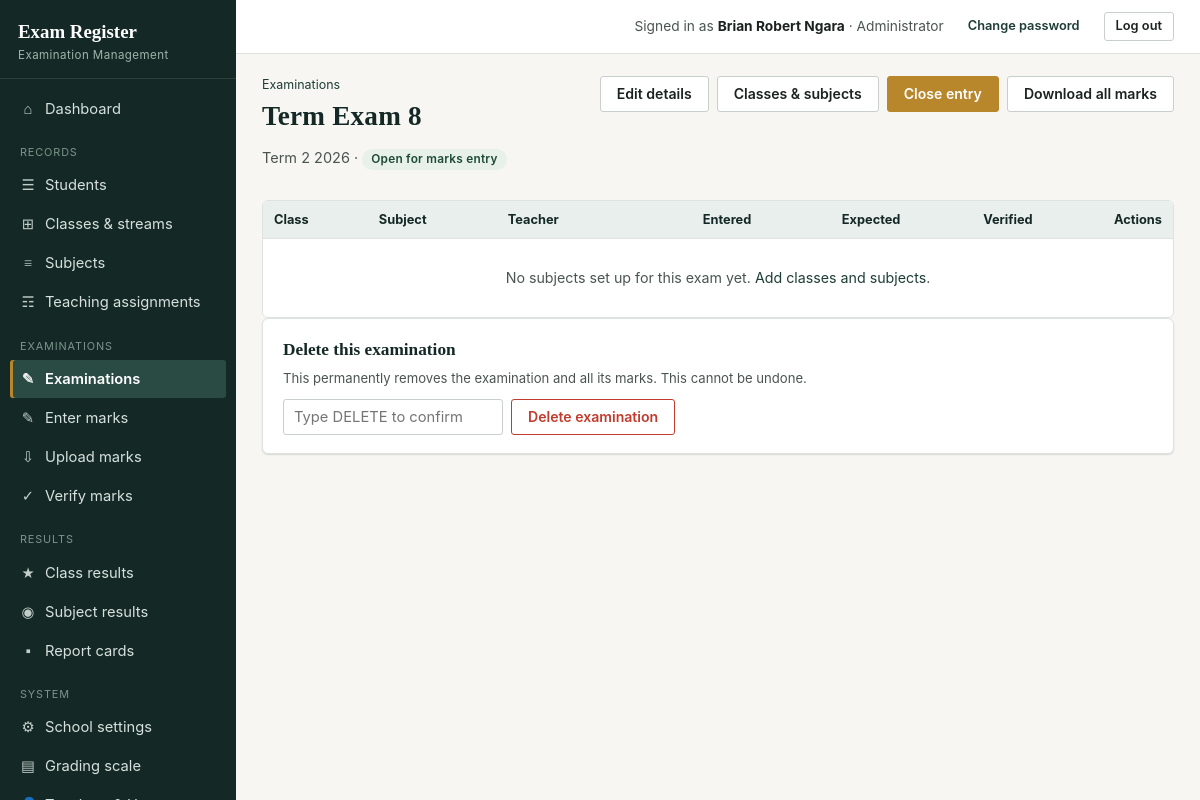
/exams/18 (signed in), run on the app's committed database.
### tables this page shows
CREATE TABLE settings(key TEXT PRIMARY KEY, value TEXT NOT NULL DEFAULT '');

CREATE TABLE users(
    id INTEGER PRIMARY KEY AUTOINCREMENT,
    username TEXT NOT NULL UNIQUE COLLATE NOCASE,
    full_name TEXT NOT NULL,
    initials TEXT NOT NULL DEFAULT '',
    password_hash TEXT NOT NULL,
    role TEXT NOT NULL DEFAULT 'teacher',
    phone TEXT NOT NULL DEFAULT '',
    active INTEGER NOT NULL DEFAULT 1,
    must_change_password INTEGER NOT NULL DEFAULT 0,
    created_at TEXT NOT NULL DEFAULT CURRENT_TIMESTAMP
, tsc_no TEXT NOT NULL DEFAULT '');

CREATE TABLE exams(
    id INTEGER PRIMARY KEY AUTOINCREMENT,
    name TEXT NOT NULL,
    term TEXT NOT NULL DEFAULT '',
    year INTEGER,
    out_of REAL NOT NULL DEFAULT 100,
    status TEXT NOT NULL DEFAULT 'open',
    closing_date TEXT NOT NULL DEFAULT '',
    opening_date TEXT NOT NULL DEFAULT '',
    created_at TEXT NOT NULL DEFAULT CURRENT_TIMESTAMP
);

### routes/exams.py (the view)
@bp.route("/exams/<int:eid>")
@login_required
def exam_detail(eid):
    exam = get_exam(eid)
    papers = paper_progress(eid)
    see_all = has_perm("exams.manage") or has_perm("marks.enter_all") or has_perm("marks.verify") \
        or has_perm("results.view_all")
    if not see_all:
        mine = teacher_papers()
        papers = [p for p in papers if (p["class_id"], p["subject_id"]) in mine]
    editable = {(p["class_id"], p["subject_id"]) for p in papers if can_enter_marks(p["class_id"], p["subject_id"])}
    return render_template("exam_detail.html", exam=exam, papers=papers, editable=editable, see_all=see_all)

### core.py (called while the page is built, shortened)
def connect():
    con = sqlite3.connect(DB_PATH, timeout=20)
    con.row_factory = sqlite3.Row
    con.execute("PRAGMA foreign_keys = ON")
    return con

def db():
    if "db" not in g:
        g.db = connect()
    return g.db

def q(sql, args=()):
    return db().execute(sql, args).fetchall()

def q1(sql, args=()):
    return db().execute(sql, args).fetchone()

def settings():
    if "settings" not in g:
        d = dict(DEFAULT_SETTINGS)
        for r in q("SELECT key,value FROM settings"):
            d[r["key"]] = r["value"]
        g.settings = d
    return g.settings

def csrf_token():
    if "csrf" not in session:
        session["csrf"] = secrets.token_hex(16)
    return session["csrf"]

def load_user():
    g.user = None
    uid = session.get("uid")
    if uid:
        u = q1("SELECT * FROM users WHERE id=? AND active=1", (uid,))
        if u:
            g.user = u
        else:
            session.pop("uid", None)

def has_perm(perm):
    u = g.get("user")
    if not u:
        return False
    if u["role"] == "admin":
        return True
    if "perms" not in g:
        g.perms = {r["perm"] for r in q(
            "SELECT perm FROM role_permissions WHERE role=?", (u["role"],))}
    return perm in g.perms

def is_admin():
    u = g.get("user")
    return bool(u and u["role"] == "admin")

def login_required(f):
    @functools.wraps(f)
    def wrapper(*a, **k):
        if not g.user:
            return redirect(url_for("auth.login", next=request.full_path.rstrip("?")))
        return f(*a, **k)
    return wrapper

def auto_backup_if_due():
    today = datetime.date.today().isoformat()
    if _last_auto_check["day"] == today:
        return

### routes/exams.py (called while the page is built)
def get_exam(eid):
    e = q1("SELECT * FROM exams WHERE id=?", (eid,))
    if not e:
        abort(404)
    return e

### templates/exam_detail.html (shortened to what this page needs)
{% extends "base.html" %}
{% block wide %} wide{% endblock %}
{% block content %}
<div class="page-head">
  <div><div class="eyebrow"><a href="{{ url_for('exams.exams') }}">Examinations</a></div>
  <h1>{{ exam.name }}</h1>
  <p class="lede">{{ exam.term }} {{ exam.year or '' }} &middot; <span class="badge {{ 'badge-green' if exam.status=='open' else 'badge-grey' }}">{{ 'Open for marks entry' if exam.status=='open' else 'Closed' }}</span></p></div>
  <div class="btn-row">
    {% if has_perm('exams.manage') %}
    <a href="{{ url_for('exams.exam_form', eid=exam.id) }}" class="btn">Edit details</a>
    <a href="{{ url_for('exams.exam_setup', eid=exam.id) }}" class="btn">Classes &amp; subjects</a>
    <form method="post" action="{{ url_for('exams.exam_status', eid=exam.id) }}">
      <button class="btn {{ 'btn-gold' if exam.status=='open' else 'btn-primary' }}">{{ 'Close entry' if exam.status=='open' else 'Reopen entry' }}</button>
    </form>
    {% endif %}
    {% if has_perm('exams.manage') or has_perm('results.view_all') %}<a href="{{ url_for('exams.exam_export', eid=exam.id) }}" class="btn">Download all marks</a>{% endif %}
  </div>
</div>
<div class="tbl-wrap">
<table>
  <thead><tr><th>Class</th><th>Subject</th><th>Teacher</th><th class="num-col">Entered</th><th class="num-col">Expected</th><th class="num-col">Verified</th><th style="text-align:right;">Actions</th></tr></thead>
  <tbody>
  {% for p in papers %}
    <tr>
      <td>{{ p.clabel }}</td><td>{{ p.sname }}</td><td>{% if p.teacher %}{{ p.teacher }}{% if p.teacher_tsc %} <span class="muted" style="font-size:.85rem;">(TSC: {{ p.teacher_tsc }})</span>{% endif %}{% else %}-{% endif %}</td>
      <td class="num-col">{{ p.entered }}</td><td class="num-col">{{ p.expected }}</td>
      <td class="num-col">{% if p.verified == p.entered and p.entered %}<span class="badge badge-green">All</span>{% elif p.verified %}{{ p.verified }}{% else %}-{% endif %}</td>
      <td style="text-align:right;">
        <div style="display:inline-flex; gap:6px; align-items:center; justify-content:flex-end;">
          {% if (p.class_id, p.subject_id) in editable %}
          <a href="{{ url_for('exams.marks_entry', eid=exam.id, cid=p.class_id, sid=p.subject_id) }}" class="btn btn-sm btn-primary">Enter marks</a>
          {% else %}<span class="small muted">View only</span>{% endif %}
          {% if has_perm('exams.manage') %}
          <form method="post" action="{{ url_for('exams.exam_paper_delete', eid=exam.id, cid=p.class_id, sid=p.subject_id) }}" style="display:inline; margin:0;" onsubmit="return confirm('Delete this exam entry ({{ p.clabel }} - {{ p.sname }}) and all its marks?');">
            <input type="hidden" name="csrf_token" value="{{ csrf_token() }}">
            <button class="btn btn-sm btn-danger" title="Delete exam entry">Delete</button>
          </form>
          {% endif %}
        </div>
      </td>
    </tr>
  {% else %}
    <tr><td colspan="7" class="tbl-empty">No subjects set up for this exam yet.{% if has_perm('exams.manage') %} <a href="{{ url_for('exams.exam_setup', eid=exam.id) }}">Add classes and subjects</a>.{% endif %}</td></tr>
  {% endfor %}
  </tbody>
</table>
</div>
{% if has_perm('exams.manage') %}
<div class="card section">
  <h3>Delete this examination</h3>
  <p class="small">This permanently removes the examination and all its marks. This cannot be undone.</p>
  <form method="post" action="{{ url_for('exams.exam_delete', eid=exam.id) }}" class="flex gap-8 items-center">
    <input type="text" name="confirm" placeholder="Type DELETE to confirm" style="width:220px;">
    <button class="btn btn-danger">Delete examination</button>
  </form>
</div>
{% endif %}
{% endblock %}

### templates/base.html (shortened to what this page needs)
<!doctype html>
<html lang="en">
<head>
<link rel="stylesheet" href="{{ url_for('static', filename='style.css') }}">
</head>
<body>
{% if user %}
<div class="shell">
  <aside class="sidebar" id="sidebar">
    <div class="brand">
      <div class="mark">{{ school.school_name if school and school.school_name != 'Your School Name' else 'Exam Register' }}</div>
      <div class="sub">Examination Management</div>
    </div>
    <nav class="nav">
      <a href="{{ url_for('system.dashboard') }}" class="{{ 'active' if request.endpoint=='system.dashboard' }}"><span class="ic">&#8962;</span> Dashboard</a>
      <div class="group-label">Records</div>
      {% if has_perm('students.view') or has_perm('students.manage') %}
      <a href="{{ url_for('academic.students') }}" class="{{ 'active' if request.endpoint and request.endpoint.startswith('academic.student') }}"><span class="ic">&#9776;</span> Students</a>
      {% endif %}
      {% if has_perm('classes.manage') %}
      <a href="{{ url_for('academic.classes') }}" class="{{ 'active' if request.endpoint=='academic.classes' }}"><span class="ic">&#8862;</span> Classes &amp; streams</a>
      {% endif %}
      {% if has_perm('subjects.manage') %}
      <a href="{{ url_for('academic.subjects') }}" class="{{ 'active' if request.endpoint=='academic.subjects' }}"><span class="ic">&#8801;</span> Subjects</a>
      <a href="{{ url_for('academic.teaching') }}" class="{{ 'active' if request.endpoint=='academic.teaching' }}"><span class="ic">&#9782;</span> Teaching assignments</a>
      {% endif %}
      <div class="group-label">Examinations</div>
      <a href="{{ url_for('exams.exams') }}" class="{{ 'active' if request.endpoint and request.endpoint.startswith('exams.exam') }}"><span class="ic">&#9998;</span> Examinations</a>
      <a href="{{ url_for('exams.marks_home') }}" class="{{ 'active' if request.endpoint in ['exams.marks_home','exams.marks_entry'] }}"><span class="ic">&#9998;</span> Enter marks</a>
      <a href="{{ url_for('exams.marks_import') }}" class="{{ 'active' if request.endpoint and request.endpoint.startswith('exams.marks_import') }}"><span class="ic">&#8681;</span> Upload marks</a>
      {% if has_perm('marks.verify') %}
      <a href="{{ url_for('exams.verify_home') }}" class="{{ 'active' if request.endpoint=='exams.verify_home' }}"><span class="ic">&#10003;</span> Verify marks</a>
      {% endif %}
      <div class="group-label">Results</div>
      <a href="{{ url_for('results.class_results') }}" class="{{ 'active' if request.endpoint=='results.class_results' }}"><span class="ic">&#9733;</span> Class results</a>
      <a href="{{ url_for('results.subject_results') }}" class="{{ 'active' if request.endpoint=='results.subject_results' }}"><span class="ic">&#9673;</span> Subject results</a>
      <a href="{{ url_for('results.reports_home') }}" class="{{ 'active' if request.endpoint and request.endpoint.startswith('results.report') }}"><span class="ic">&#9642;</span> Report cards</a>
      {% if is_admin() or has_perm('backup.create') or has_perm('audit.view') %}
      <div class="group-label">System</div>
      {% if is_admin() %}
      <a href="{{ url_for('system.school_settings') }}" class="{{ 'active' if request.endpoint=='system.school_settings' }}"><span class="ic">&#9881;</span> School settings</a>
      <a href="{{ url_for('system.grading') }}" class="{{ 'active' if request.endpoint=='system.grading' }}"><span class="ic">&#9636;</span> Grading scale</a>
      <a href="{{ url_for('auth.users') }}" class="{{ 'active' if request.endpoint and request.endpoint.startswith('auth.user') }}"><span class="ic">&#128100;</span> Teachers &amp; Users</a>
      {% endif %}
      {% endif %}
    </nav>
  </aside>
  <div class="main">
    <div class="topbar">
      <div class="flex items-center gap-12">
        <span class="who">Signed in as <b>{{ user.full_name }}</b> &middot; {{ ROLES.get(user.role, user.role) }}</span>
        <a href="{{ url_for('auth.password') }}" class="btn btn-sm btn-ghost">Change password</a>
        <form method="post" action="{{ url_for('auth.logout') }}" style="margin:0;">
          <button class="btn btn-sm">Log out</button>
        </form>
      </div>
    </div>
    <div class="content{% block wide %}{% endblock %}">
      {% block content %}{% endblock %}
    </div>
  </div>
</div>
{% else %}
  {% include "_flash.html" %}
  {% block guest_content %}{% endblock %}
{% endif %}
</body>
</html>

### data on the page
settings: value "Exam Register"
users: full_name "Brian Robert Ngara", get "Administrator"
exams: name "Term Exam 8", term "Term 2", year "2026", status "Open for marks entry", status "Close entry"
